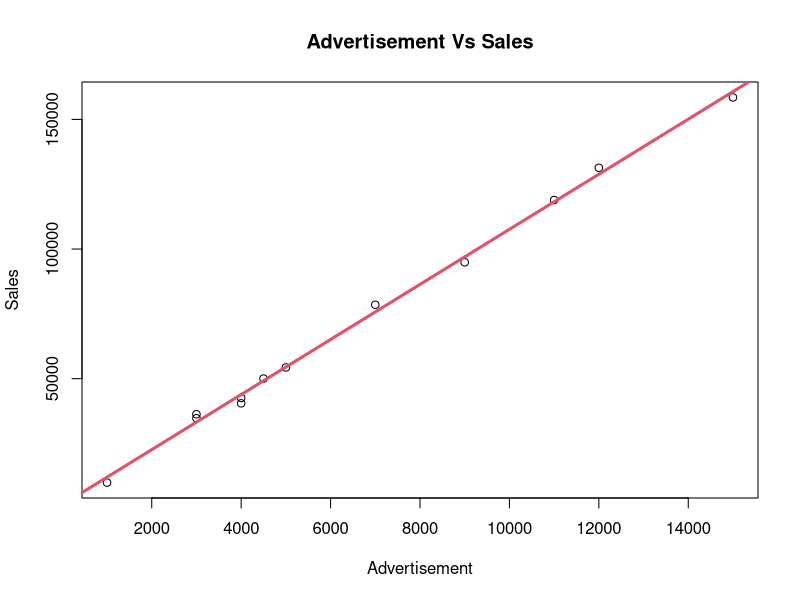

This figure's R source:
setwd("C:\\Deeps\\R")
getwd()

# Step 1: Import the data Set AdvertisementVsSales_Linear_Regression.csv

salesData = read.csv("Data/AdvertisementVsSales_Linear_Regression.csv", header = T)

# Check the Columns Names of the Sheet
head(salesData)
advertisement = salesData[,2]
sales = salesData[,3]
# Step 2: Plot the Graph between Advertisement and Sales
plot(advertisement, sales, main = "Advertisement Vs Sales", xlab = "Advertisement", ylab = "Sales")

# Step 3: Check the Co-relation between Advertisement and Sales
cor(sales, advertisement)

#The following guidelines have been proposed for determining the Coorelation:
#Coefficient, r
#Strength of Association	    Positive	    Negative
#Small	                      .1 to .3	    -0.1 to -0.3
#Medium	                      .3 to .5    	-0.3 to -0.5
#Large	                      .5 to 1.0   	-0.5 to -1.0

# In our case We have a Strong Coorelation as we look from the above table which is 0.9988322

# Step 4: We need to implement the Linear Model which is lm in R
# Fit the Linear Regression Model to the given data

mod = lm(sales ~ advertisement)
# The above statment means - Predicting the Sales using the Variable Advertisement 
# Important thing to Notice the First Variable should be Y and Second Should be X.

# Step 4: Get the Summary of the Model
summary(mod)

mod
# We can ask for the attributes of the model.
attributes(mod)

# We can extract the coefficient attribute from the model by
mod$coefficients

# Step 5: Add the Regression Line to the Model
abline(mod)

# We can add the Color to the Line and Add the width to it.
abline(mod, col = 2, lwd = 3)

confint(mod)


# Get the predictions
newData = data.frame(advertisement = 500)
predict(mod, newData, interval = "confidence")
